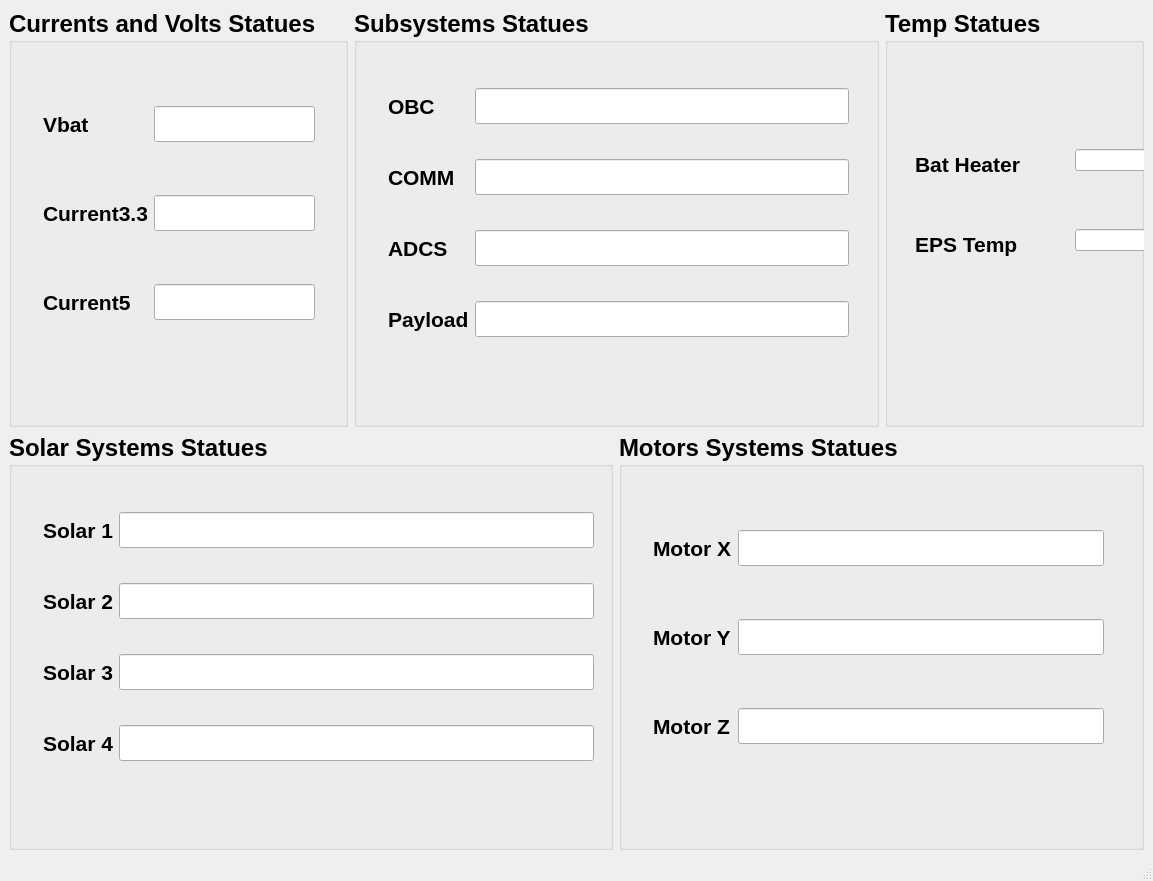
<?xml version="1.0" encoding="UTF-8"?>
<ui version="4.0">
 <class>MainWindow</class>
 <widget class="QMainWindow" name="MainWindow">
  <property name="geometry">
   <rect>
    <x>0</x>
    <y>0</y>
    <width>1153</width>
    <height>881</height>
   </rect>
  </property>
  <property name="windowTitle">
   <string>MainWindow</string>
  </property>
  <widget class="QWidget" name="centralwidget">
   <layout class="QGridLayout" name="gridLayout">
    <item row="0" column="0">
     <widget class="QGroupBox" name="groupbox_AV">
      <property name="font">
       <font>
        <pointsize>18</pointsize>
        <weight>75</weight>
        <bold>true</bold>
       </font>
      </property>
      <property name="title">
       <string>Currents and Volts Statues</string>
      </property>
      <widget class="QWidget" name="layoutWidget">
       <property name="geometry">
        <rect>
         <x>34</x>
         <y>50</y>
         <width>272</width>
         <height>311</height>
        </rect>
       </property>
       <layout class="QGridLayout" name="gridLayout_3">
        <item row="0" column="0">
         <widget class="QLabel" name="label_VBAT">
          <property name="font">
           <font>
            <pointsize>16</pointsize>
            <weight>75</weight>
            <bold>true</bold>
           </font>
          </property>
          <property name="text">
           <string>Vbat</string>
          </property>
         </widget>
        </item>
        <item row="0" column="1">
         <widget class="QLineEdit" name="lineEdit_VBAT"/>
        </item>
        <item row="1" column="0">
         <widget class="QLabel" name="label_C33">
          <property name="font">
           <font>
            <pointsize>16</pointsize>
            <weight>75</weight>
            <bold>true</bold>
           </font>
          </property>
          <property name="text">
           <string>Current3.3</string>
          </property>
         </widget>
        </item>
        <item row="1" column="1">
         <widget class="QLineEdit" name="lineEdit_C33"/>
        </item>
        <item row="2" column="0">
         <widget class="QLabel" name="label_C5">
          <property name="font">
           <font>
            <pointsize>16</pointsize>
            <weight>75</weight>
            <bold>true</bold>
           </font>
          </property>
          <property name="text">
           <string>Current5</string>
          </property>
         </widget>
        </item>
        <item row="2" column="1">
         <widget class="QLineEdit" name="lineEdit_C5"/>
        </item>
       </layout>
      </widget>
     </widget>
    </item>
    <item row="0" column="1" colspan="2">
     <widget class="QGroupBox" name="groupbox_SUB">
      <property name="font">
       <font>
        <pointsize>18</pointsize>
        <weight>75</weight>
        <bold>true</bold>
       </font>
      </property>
      <property name="title">
       <string>Subsystems Statues</string>
      </property>
      <widget class="QWidget" name="layoutWidget">
       <property name="geometry">
        <rect>
         <x>34</x>
         <y>50</y>
         <width>461</width>
         <height>311</height>
        </rect>
       </property>
       <layout class="QGridLayout" name="gridLayout_2">
        <item row="0" column="0">
         <widget class="QLabel" name="label_OBC">
          <property name="font">
           <font>
            <pointsize>16</pointsize>
            <weight>75</weight>
            <bold>true</bold>
           </font>
          </property>
          <property name="text">
           <string>OBC</string>
          </property>
         </widget>
        </item>
        <item row="0" column="1">
         <widget class="QLineEdit" name="lineEdit_OBC"/>
        </item>
        <item row="1" column="0">
         <widget class="QLabel" name="label_COMM">
          <property name="font">
           <font>
            <pointsize>16</pointsize>
            <weight>75</weight>
            <bold>true</bold>
           </font>
          </property>
          <property name="text">
           <string>COMM</string>
          </property>
         </widget>
        </item>
        <item row="1" column="1">
         <widget class="QLineEdit" name="lineEdit_COMM"/>
        </item>
        <item row="2" column="0">
         <widget class="QLabel" name="label_ADCS">
          <property name="font">
           <font>
            <pointsize>16</pointsize>
            <weight>75</weight>
            <bold>true</bold>
           </font>
          </property>
          <property name="text">
           <string>ADCS</string>
          </property>
         </widget>
        </item>
        <item row="2" column="1">
         <widget class="QLineEdit" name="lineEdit_ADCS"/>
        </item>
        <item row="3" column="0">
         <widget class="QLabel" name="label_PAYLOAD">
          <property name="font">
           <font>
            <pointsize>16</pointsize>
            <weight>75</weight>
            <bold>true</bold>
           </font>
          </property>
          <property name="text">
           <string>Payload</string>
          </property>
         </widget>
        </item>
        <item row="3" column="1">
         <widget class="QLineEdit" name="lineEdit_PAYLOAD"/>
        </item>
       </layout>
      </widget>
     </widget>
    </item>
    <item row="1" column="0" colspan="2">
     <widget class="QGroupBox" name="groupbox_SOLAR">
      <property name="font">
       <font>
        <pointsize>18</pointsize>
        <weight>75</weight>
        <bold>true</bold>
       </font>
      </property>
      <property name="title">
       <string>Solar Systems Statues</string>
      </property>
      <widget class="QWidget" name="layoutWidget">
       <property name="geometry">
        <rect>
         <x>34</x>
         <y>50</y>
         <width>551</width>
         <height>311</height>
        </rect>
       </property>
       <layout class="QGridLayout" name="gridLayout_4">
        <item row="0" column="0">
         <widget class="QLabel" name="label_SOLAR1">
          <property name="font">
           <font>
            <pointsize>16</pointsize>
            <weight>75</weight>
            <bold>true</bold>
           </font>
          </property>
          <property name="text">
           <string>Solar 1</string>
          </property>
         </widget>
        </item>
        <item row="0" column="1">
         <widget class="QLineEdit" name="lineEdit_SOLAR1"/>
        </item>
        <item row="1" column="0">
         <widget class="QLabel" name="label_SOLAR2">
          <property name="font">
           <font>
            <pointsize>16</pointsize>
            <weight>75</weight>
            <bold>true</bold>
           </font>
          </property>
          <property name="text">
           <string>Solar 2</string>
          </property>
         </widget>
        </item>
        <item row="1" column="1">
         <widget class="QLineEdit" name="lineEdit_SOLAR2"/>
        </item>
        <item row="2" column="0">
         <widget class="QLabel" name="label_SOLAR3">
          <property name="font">
           <font>
            <pointsize>16</pointsize>
            <weight>75</weight>
            <bold>true</bold>
           </font>
          </property>
          <property name="text">
           <string>Solar 3</string>
          </property>
         </widget>
        </item>
        <item row="2" column="1">
         <widget class="QLineEdit" name="lineEdit_SOLAR3"/>
        </item>
        <item row="3" column="0">
         <widget class="QLabel" name="label_SOLAR4">
          <property name="font">
           <font>
            <pointsize>16</pointsize>
            <weight>75</weight>
            <bold>true</bold>
           </font>
          </property>
          <property name="text">
           <string>Solar 4</string>
          </property>
         </widget>
        </item>
        <item row="3" column="1">
         <widget class="QLineEdit" name="lineEdit_SOLAR4"/>
        </item>
       </layout>
      </widget>
     </widget>
    </item>
    <item row="1" column="2" colspan="2">
     <widget class="QGroupBox" name="groupBox_MOTORS">
      <property name="font">
       <font>
        <pointsize>18</pointsize>
        <weight>75</weight>
        <bold>true</bold>
       </font>
      </property>
      <property name="title">
       <string>Motors Systems Statues</string>
      </property>
      <widget class="QWidget" name="layoutWidget">
       <property name="geometry">
        <rect>
         <x>34</x>
         <y>50</y>
         <width>451</width>
         <height>311</height>
        </rect>
       </property>
       <layout class="QGridLayout" name="gridLayout_5">
        <item row="0" column="0">
         <widget class="QLabel" name="label_MOTX">
          <property name="font">
           <font>
            <pointsize>16</pointsize>
            <weight>75</weight>
            <bold>true</bold>
           </font>
          </property>
          <property name="text">
           <string>Motor X</string>
          </property>
         </widget>
        </item>
        <item row="0" column="1">
         <widget class="QLineEdit" name="lineEdit_MOTZ"/>
        </item>
        <item row="1" column="0">
         <widget class="QLabel" name="label_MOTY">
          <property name="font">
           <font>
            <pointsize>16</pointsize>
            <weight>75</weight>
            <bold>true</bold>
           </font>
          </property>
          <property name="text">
           <string>Motor Y</string>
          </property>
         </widget>
        </item>
        <item row="1" column="1">
         <widget class="QLineEdit" name="lineEdit_MOTY"/>
        </item>
        <item row="2" column="0">
         <widget class="QLabel" name="label_MOTZ">
          <property name="font">
           <font>
            <pointsize>16</pointsize>
            <weight>75</weight>
            <bold>true</bold>
           </font>
          </property>
          <property name="text">
           <string>Motor Z</string>
          </property>
         </widget>
        </item>
        <item row="2" column="1">
         <widget class="QLineEdit" name="lineEdit_MOTX"/>
        </item>
       </layout>
      </widget>
     </widget>
    </item>
    <item row="0" column="3">
     <widget class="QGroupBox" name="groupBox_TEMP">
      <property name="font">
       <font>
        <pointsize>18</pointsize>
        <weight>75</weight>
        <bold>true</bold>
       </font>
      </property>
      <property name="title">
       <string>Temp Statues</string>
      </property>
      <widget class="QLineEdit" name="lineEdit_HBAT">
       <property name="geometry">
        <rect>
         <x>190</x>
         <y>140</y>
         <width>113</width>
         <height>22</height>
        </rect>
       </property>
      </widget>
      <widget class="QLabel" name="label_HBAT">
       <property name="geometry">
        <rect>
         <x>30</x>
         <y>140</y>
         <width>151</width>
         <height>31</height>
        </rect>
       </property>
       <property name="font">
        <font>
         <pointsize>16</pointsize>
         <weight>75</weight>
         <bold>true</bold>
        </font>
       </property>
       <property name="text">
        <string>Bat Heater</string>
       </property>
      </widget>
      <widget class="QLineEdit" name="lineEdit_EPST">
       <property name="geometry">
        <rect>
         <x>190</x>
         <y>220</y>
         <width>113</width>
         <height>22</height>
        </rect>
       </property>
      </widget>
      <widget class="QLabel" name="label_EPST">
       <property name="geometry">
        <rect>
         <x>30</x>
         <y>220</y>
         <width>151</width>
         <height>31</height>
        </rect>
       </property>
       <property name="font">
        <font>
         <pointsize>16</pointsize>
         <weight>75</weight>
         <bold>true</bold>
        </font>
       </property>
       <property name="text">
        <string>EPS Temp</string>
       </property>
      </widget>
     </widget>
    </item>
   </layout>
  </widget>
  <widget class="QMenuBar" name="menubar">
   <property name="geometry">
    <rect>
     <x>0</x>
     <y>0</y>
     <width>1153</width>
     <height>26</height>
    </rect>
   </property>
  </widget>
  <widget class="QStatusBar" name="statusbar"/>
 </widget>
 <resources/>
 <connections/>
</ui>
